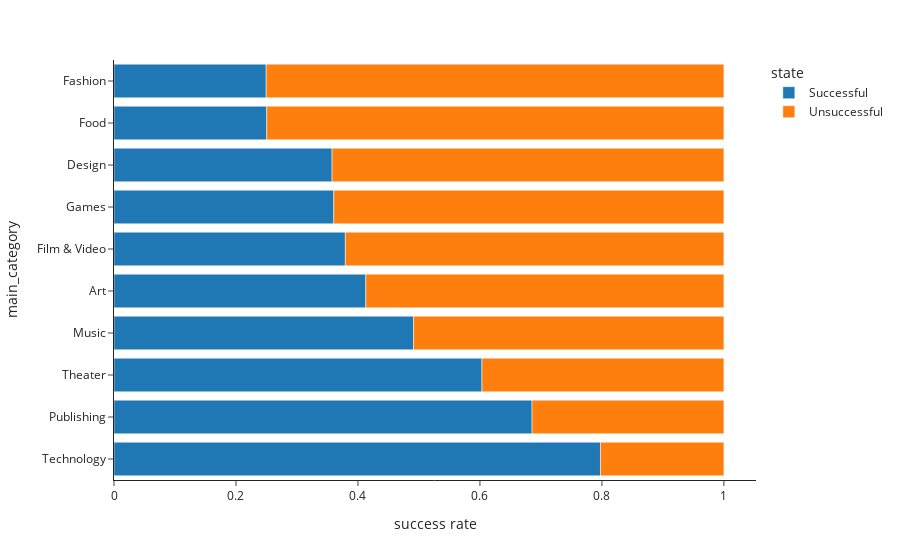

Source (notebook cell):
### Markdown cell above
## 2.5) Figure: Succes rate per category

### Code cell
# Selected categories that match that of the pie plot
selected_categories = list(for_pie.keys())
temp = df[df["main_category"].isin(selected_categories)].copy()

# Going to drop others, it dosen't provide much information
except_other = temp["state"] != "other"
success_per_category = temp[except_other]

# Group by category and state
success_per_category = success_per_category.groupby(["main_category", "state"]).size().reset_index(level=[0, 1])
success_per_category.rename(columns={0: "success rate"}, inplace=True)
success_per_category.reset_index(drop=True, inplace=True)

# Convert to rates
only_success = success_per_category["state"] == "successful"
only_unsuccessful = success_per_category["state"] != "successful"
sum_by_category = success_per_category.groupby("main_category").sum().\
                  reset_index(drop=True)["success rate"]
a = success_per_category[only_success].reset_index(drop=True)["success rate"] / sum_by_category
b = success_per_category[only_unsuccessful].reset_index(drop=True)["success rate"] / sum_by_category
success_per_category["success rate"] = pd.concat([a, b]).reset_index().sort_values("index")["success rate"].reset_index(drop=True)

# Rename states
for old, new in {"successful":"Successful", "unsuccessful":"Unsuccessful"}.items():
    success_per_category.loc[success_per_category["state"] == old, "state"] = new

# bar plot itself
fig_success_rate = px.bar(
    success_per_category.sort_values("success rate", ascending=False),
    y="main_category",
    x="success rate",
    color="state",
    orientation='h',
)

### Figure 1 — Plotly figure (JSON) as saved in the notebook; plotly's stock layout.template omitted (floating-point values rounded to 4 significant figures)
{"data": [{"alignmentgroup": "True", "hovertemplate": "state=Successful<br>success rate=%{x}<br>main_category=%{y}<extra></extra>", "legendgroup": "Successful", "marker": {"color": "#1F77B4"}, "name": "Successful", "offsetgroup": "Successful", "orientation": "h", "showlegend": true, "textposition": "auto", "type": "bar", "x": [0.7976, 0.6854, 0.6033, 0.491, 0.4128, 0.3793, 0.3603, 0.3575, 0.2504, 0.2495], "xaxis": "x", "y": ["Technology", "Publishing", "Theater", "Music", "Art", "Film & Video", "Games", "Design", "Food", "Fashion"], "yaxis": "y"}, {"alignmentgroup": "True", "hovertemplate": "state=Unsuccessful<br>success rate=%{x}<br>main_category=%{y}<extra></extra>", "legendgroup": "Unsuccessful", "marker": {"color": "#FF7F0E"}, "name": "Unsuccessful", "offsetgroup": "Unsuccessful", "orientation": "h", "showlegend": true, "textposition": "auto", "type": "bar", "x": [0.7505, 0.7496, 0.6425, 0.6397, 0.6207, 0.5872, 0.509, 0.3967, 0.3146, 0.2024], "xaxis": "x", "y": ["Fashion", "Food", "Design", "Games", "Film & Video", "Art", "Music", "Theater", "Publishing", "Technology"], "yaxis": "y"}], "layout": {"barmode": "relative", "legend": {"title": {"text": "state"}, "tracegroupgap": 0}, "margin": {"t": 60}, "xaxis": {"anchor": "y", "domain": [0, 1], "title": {"text": "success rate"}}, "yaxis": {"anchor": "x", "domain": [0, 1], "title": {"text": "main_category"}}}}
